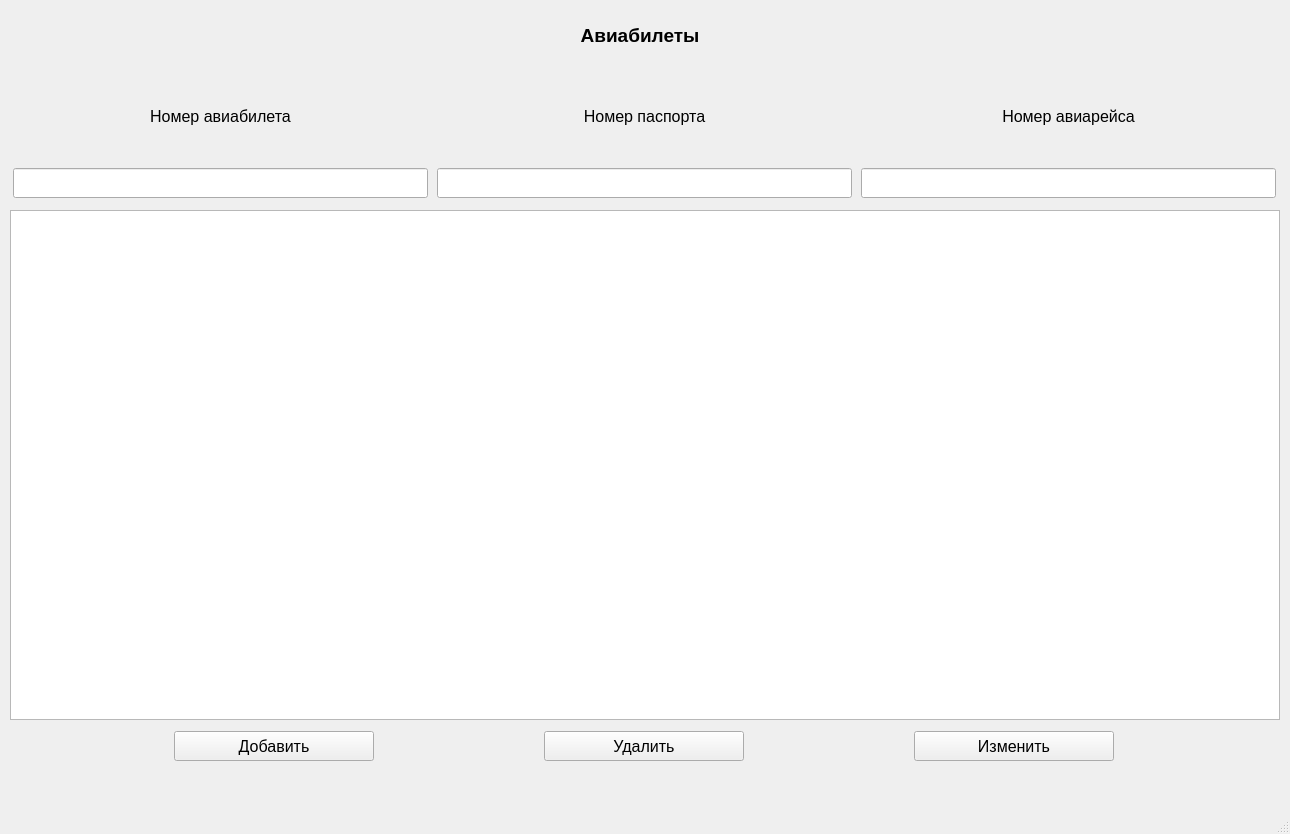
<?xml version="1.0" encoding="UTF-8"?>
<ui version="4.0">
 <class>TicketWindow</class>
 <widget class="QMainWindow" name="TicketWindow">
  <property name="geometry">
   <rect>
    <x>0</x>
    <y>0</y>
    <width>1290</width>
    <height>834</height>
   </rect>
  </property>
  <property name="font">
   <font>
    <pointsize>12</pointsize>
   </font>
  </property>
  <property name="windowTitle">
   <string>Авиабилеты</string>
  </property>
  <widget class="QWidget" name="centralwidget">
   <widget class="QLabel" name="title_label">
    <property name="geometry">
     <rect>
      <x>540</x>
      <y>20</y>
      <width>200</width>
      <height>30</height>
     </rect>
    </property>
    <property name="minimumSize">
     <size>
      <width>200</width>
      <height>30</height>
     </size>
    </property>
    <property name="maximumSize">
     <size>
      <width>200</width>
      <height>30</height>
     </size>
    </property>
    <property name="font">
     <font>
      <pointsize>14</pointsize>
      <bold>true</bold>
     </font>
    </property>
    <property name="text">
     <string>Авиабилеты</string>
    </property>
    <property name="alignment">
     <set>Qt::AlignmentFlag::AlignCenter</set>
    </property>
   </widget>
   <widget class="QWidget" name="layoutWidget">
    <property name="geometry">
     <rect>
      <x>10</x>
      <y>730</y>
      <width>1271</width>
      <height>32</height>
     </rect>
    </property>
    <layout class="QHBoxLayout" name="horizontalLayout_2">
     <item>
      <widget class="QPushButton" name="add_button">
       <property name="minimumSize">
        <size>
         <width>200</width>
         <height>30</height>
        </size>
       </property>
       <property name="maximumSize">
        <size>
         <width>200</width>
         <height>30</height>
        </size>
       </property>
       <property name="text">
        <string>Добавить</string>
       </property>
      </widget>
     </item>
     <item>
      <widget class="QPushButton" name="delete_button">
       <property name="minimumSize">
        <size>
         <width>200</width>
         <height>30</height>
        </size>
       </property>
       <property name="maximumSize">
        <size>
         <width>200</width>
         <height>30</height>
        </size>
       </property>
       <property name="text">
        <string>Удалить</string>
       </property>
      </widget>
     </item>
     <item>
      <widget class="QPushButton" name="change_button">
       <property name="minimumSize">
        <size>
         <width>200</width>
         <height>30</height>
        </size>
       </property>
       <property name="maximumSize">
        <size>
         <width>200</width>
         <height>30</height>
        </size>
       </property>
       <property name="text">
        <string>Изменить</string>
       </property>
      </widget>
     </item>
    </layout>
   </widget>
   <widget class="QTableView" name="ticket_table">
    <property name="geometry">
     <rect>
      <x>10</x>
      <y>210</y>
      <width>1270</width>
      <height>510</height>
     </rect>
    </property>
    <property name="font">
     <font>
      <pointsize>12</pointsize>
     </font>
    </property>
    <property name="sortingEnabled">
     <bool>true</bool>
    </property>
    <attribute name="horizontalHeaderDefaultSectionSize">
     <number>416</number>
    </attribute>
   </widget>
   <widget class="QWidget" name="gridLayoutWidget">
    <property name="geometry">
     <rect>
      <x>10</x>
      <y>70</y>
      <width>1271</width>
      <height>129</height>
     </rect>
    </property>
    <layout class="QGridLayout" name="gridLayout_2">
     <item row="0" column="1">
      <widget class="QLabel" name="num_passport_label">
       <property name="minimumSize">
        <size>
         <width>415</width>
         <height>90</height>
        </size>
       </property>
       <property name="maximumSize">
        <size>
         <width>415</width>
         <height>90</height>
        </size>
       </property>
       <property name="text">
        <string>Номер паспорта</string>
       </property>
       <property name="alignment">
        <set>Qt::AlignmentFlag::AlignCenter</set>
       </property>
      </widget>
     </item>
     <item row="1" column="1">
      <widget class="QLineEdit" name="num_passport_edit">
       <property name="minimumSize">
        <size>
         <width>415</width>
         <height>30</height>
        </size>
       </property>
       <property name="maximumSize">
        <size>
         <width>415</width>
         <height>30</height>
        </size>
       </property>
       <property name="font">
        <font>
         <pointsize>12</pointsize>
        </font>
       </property>
       <property name="text">
        <string/>
       </property>
      </widget>
     </item>
     <item row="0" column="0">
      <widget class="QLabel" name="num_ticket_label">
       <property name="minimumSize">
        <size>
         <width>415</width>
         <height>90</height>
        </size>
       </property>
       <property name="maximumSize">
        <size>
         <width>415</width>
         <height>90</height>
        </size>
       </property>
       <property name="text">
        <string>Номер авиабилета</string>
       </property>
       <property name="alignment">
        <set>Qt::AlignmentFlag::AlignCenter</set>
       </property>
      </widget>
     </item>
     <item row="1" column="0">
      <widget class="QLineEdit" name="num_ticket_edit">
       <property name="minimumSize">
        <size>
         <width>415</width>
         <height>30</height>
        </size>
       </property>
       <property name="maximumSize">
        <size>
         <width>415</width>
         <height>30</height>
        </size>
       </property>
       <property name="font">
        <font>
         <pointsize>12</pointsize>
        </font>
       </property>
       <property name="text">
        <string/>
       </property>
      </widget>
     </item>
     <item row="0" column="2">
      <widget class="QLabel" name="num_flight_label">
       <property name="minimumSize">
        <size>
         <width>415</width>
         <height>90</height>
        </size>
       </property>
       <property name="maximumSize">
        <size>
         <width>415</width>
         <height>90</height>
        </size>
       </property>
       <property name="text">
        <string>Номер авиарейса</string>
       </property>
       <property name="alignment">
        <set>Qt::AlignmentFlag::AlignCenter</set>
       </property>
      </widget>
     </item>
     <item row="1" column="2">
      <widget class="QLineEdit" name="num_flight_edit">
       <property name="minimumSize">
        <size>
         <width>415</width>
         <height>30</height>
        </size>
       </property>
       <property name="maximumSize">
        <size>
         <width>415</width>
         <height>30</height>
        </size>
       </property>
       <property name="font">
        <font>
         <pointsize>12</pointsize>
        </font>
       </property>
       <property name="text">
        <string/>
       </property>
      </widget>
     </item>
    </layout>
   </widget>
  </widget>
  <widget class="QMenuBar" name="menubar">
   <property name="geometry">
    <rect>
     <x>0</x>
     <y>0</y>
     <width>1290</width>
     <height>33</height>
    </rect>
   </property>
  </widget>
  <widget class="QStatusBar" name="statusbar"/>
 </widget>
 <resources/>
 <connections/>
</ui>
